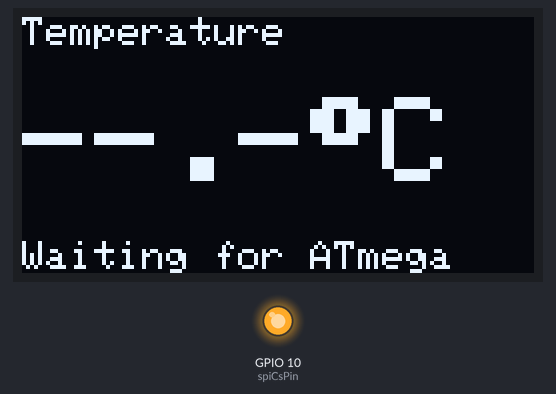
A program run on a simulated ESP32-S3. On the bench: 128×64 one-colour display, output pins drawn as LEDs (lit = HIGH). WiFi joins after 1.5 s; servers stay silent unless stated; no MQTT or app messages arrive unless stated; what the program prints to the serial monitor is not drawn.

Above: at 1.1 s.

The program:

main.cpp
```cpp
#include <Arduino.h>
#include <WiFi.h>

#include "app/GatewayApp.h"
#include "secrets.h"

constexpr uint8_t spiSckPin = 12;
constexpr uint8_t spiMisoPin = 13;
constexpr uint8_t spiMosiPin = 11;
constexpr uint8_t spiCsPin = 10;
constexpr uint8_t i2cSdaPin = 8;
constexpr uint8_t i2cSclPin = 9;
constexpr uint8_t screenWidth = 128;
constexpr uint8_t screenHeight = 64;
constexpr uint8_t oledAddress = 0x3C;
constexpr uint32_t samplePollIntervalMs = 1000;
constexpr uint32_t displayIntervalMs = 1000;
constexpr int16_t displayMarginCentiC = 10;
constexpr uint32_t mqttRetryIntervalMs = 5000;
constexpr uint32_t serialBaudRate = 115200;
constexpr char mqttClientId[] = "esp32s3-spi-gateway";

// The DevKitC-1 RGB LED is on GPIO48 (board v1.0) or GPIO38 (v1.1); neither pin is used otherwise.
constexpr uint8_t rgbLedPins[] = {38, 48};

constexpr GatewaySettings gatewaySettings = {samplePollIntervalMs, livePeriodMs, displayIntervalMs, displayMarginCentiC};

SpiController spi(spiSckPin, spiMisoPin, spiMosiPin, spiCsPin);
WifiConnection wifi(wifiSsid, wifiPassword);
WiFiClient networkClient;
MqttPublisher mqtt(networkClient, mqttBrokerHost, mqttBrokerPort, mqttClientId, mqttUser, mqttPassword, mqttRetryIntervalMs);
TemperatureDisplay display(screenWidth, screenHeight, i2cSdaPin, i2cSclPin, oledAddress);
SerialLogger logger(serialBaudRate);
GatewayApp gateway(spi, wifi, mqtt, display, logger, mqttTopic, gatewaySettings);

/**
 * @brief Turns off the onboard RGB LED, which some boards light with a random color at power-up.
 */
void turn_off_rgb_led()
{
  for (uint8_t pin : rgbLedPins)
  {
    neopixelWrite(pin, 0, 0, 0);
  }
}

/**
 * @brief Arduino entry point: turns off the RGB LED and starts the gateway.
 */
void setup()
{
  turn_off_rgb_led();
  gateway.begin();
}

/**
 * @brief Arduino main loop: services connections, polls the ATmega328P, publishes new samples and keeps the display live.
 */
void loop()
{
  gateway.update();
}
```

secrets.example.h
```cpp
#pragma once

#include <stdint.h>

// Copy this file to secrets.h (ignored by Git) and fill in the real values.
// The broker IP and topic are announced 5 minutes before the presentation: edit secrets.h and upload again.

constexpr char wifiSsid[] = "your-ssid";
constexpr char wifiPassword[] = "your-password";

constexpr char mqttBrokerHost[] = "192.168.0.10";
constexpr uint16_t mqttBrokerPort = 1883;
constexpr char mqttTopic[] = "ifes/temperature";

// Leave empty when the broker does not require authentication.
constexpr char mqttUser[] = "";
constexpr char mqttPassword[] = "";
```

GatewayApp.cpp
```cpp
#include "GatewayApp.h"

#include "../domain/SamplePayload.h"

GatewayApp::GatewayApp(SpiController &spi, WifiConnection &wifi, MqttPublisher &mqtt, TemperatureDisplay &display,
                       SerialLogger &logger, const char *topic, const GatewaySettings &settings)
    : spi(spi), wifi(wifi), mqtt(mqtt), display(display), logger(logger), topic(topic), settings(settings)
{
}

void GatewayApp::begin()
{
  logger.begin();
  spi.begin();
  displayReady = display.begin();
  if (!displayReady)
    logger.log_error("SSD1306 not found, running without display");
  wifi.begin();
  mqtt.begin();
}

void GatewayApp::update()
{
  bool online = maintain_connections();
  if (millis() - lastSamplePollMs >= settings.samplePollIntervalMs)
    poll_sample();
  if (millis() - lastLivePollMs >= settings.livePollIntervalMs)
    poll_live();
  if (online && hasPendingSample)
    publish_pending_sample();
  if (millis() - lastDisplayMs >= settings.displayIntervalMs)
    refresh_display();
}

bool GatewayApp::maintain_connections()
{
  bool wifiConnected = wifi.is_connected();
  track_connection("wifi", wifiConnected, wifiWasConnected);
  bool mqttConnected = wifiConnected && mqtt.maintain();
  track_connection("mqtt", mqttConnected, mqttWasConnected);
  return mqttConnected;
}

void GatewayApp::poll_sample()
{
  lastSamplePollMs = millis();
  SampleFrame sample;
  if (!spi.read_sample(sample))
  {
    logger.log_error("invalid SPI frame");
    return;
  }
  if (sample.sequence == lastReceivedSequence)
    return;
  lastReceivedSequence = sample.sequence;
  lastSampleReceivedMs = millis();
  latestSample = sample;
  hasPendingSample = true;
  logger.log_sample(sample);
}

void GatewayApp::poll_live()
{
  lastLivePollMs = millis();
  SampleFrame reading;
  if (!spi.read_live(reading))
    return;
  if (hasShownTemperature && !differs_from_shown(reading.temperatureCentiC))
    return;
  shownTemperatureCentiC = reading.temperatureCentiC;
  hasShownTemperature = true;
  refresh_display();
}

void GatewayApp::publish_pending_sample()
{
  char payload[payloadSize];
  SamplePayload::format(latestSample, payload, sizeof(payload));
  if (!mqtt.publish(topic, payload))
  {
    logger.log_error("MQTT publish failed");
    return;
  }
  hasPendingSample = false;
  logger.log_published(topic, payload);
}

void GatewayApp::refresh_display()
{
  lastDisplayMs = millis();
  if (!displayReady)
    return;
  if (!hasShownTemperature)
  {
    display.show_waiting();
    return;
  }
  display.show_temperature(shownTemperatureCentiC / 100.0f, seconds_to_next_sample());
}

bool GatewayApp::differs_from_shown(int16_t temperatureCentiC) const
{
  int32_t difference = static_cast<int32_t>(temperatureCentiC) - shownTemperatureCentiC;
  return abs(difference) >= settings.displayMarginCentiC;
}

uint8_t GatewayApp::seconds_to_next_sample() const
{
  uint32_t elapsedMs = millis() - lastSampleReceivedMs;
  return elapsedMs >= samplePeriodMs ? 0 : (samplePeriodMs - elapsedMs + 999) / 1000;
}

void GatewayApp::track_connection(const char *service, bool connected, bool &wasConnected)
{
  if (connected == wasConnected)
    return;
  wasConnected = connected;
  logger.log_connection(service, connected);
}
```

GatewayApp.h
```cpp
#pragma once

#include <protocol.h>

#include "../debug/SerialLogger.h"
#include "../drivers/SpiController.h"
#include "../drivers/TemperatureDisplay.h"
#include "../net/MqttPublisher.h"
#include "../net/WifiConnection.h"

/**
 * @brief Timing and display settings of the gateway.
 */
struct GatewaySettings
{
  uint32_t samplePollIntervalMs;
  uint32_t livePollIntervalMs;
  uint32_t displayIntervalMs;
  int16_t displayMarginCentiC;
};

/**
 * @brief Bridges the ATmega328P to the MQTT broker: publishes each new official sample and shows the live temperature.
 */
class GatewayApp
{
public:
  /**
   * @brief Wires the gateway to its collaborators, which must outlive it.
   *
   * @param spi Reads samples and live readings from the ATmega328P.
   * @param wifi Network connection.
   * @param mqtt Broker connection.
   * @param display Shows the live temperature and the time to the next sample.
   * @param logger Receives connection changes, samples, publications and errors.
   * @param topic MQTT topic samples are published to.
   * @param settings Polling intervals, display refresh interval and display change margin.
   */
  GatewayApp(SpiController &spi, WifiConnection &wifi, MqttPublisher &mqtt, TemperatureDisplay &display,
             SerialLogger &logger, const char *topic, const GatewaySettings &settings);

  /**
   * @brief Starts the logger, the SPI bus, the display, the Wi-Fi connection and the MQTT client.
   *
   * A display that does not answer is logged and skipped; the gateway keeps running without it.
   */
  void begin();

  /**
   * @brief Keeps the connections alive, polls samples and live readings, publishes a pending sample and refreshes the display when due.
   */
  void update();

private:
  static constexpr size_t payloadSize = 64;

  SpiController &spi;
  WifiConnection &wifi;
  MqttPublisher &mqtt;
  TemperatureDisplay &display;
  SerialLogger &logger;
  const char *topic;
  GatewaySettings settings;
  uint32_t lastSamplePollMs = 0;
  uint32_t lastLivePollMs = 0;
  uint32_t lastDisplayMs = 0;
  uint32_t lastSampleReceivedMs = 0;
  uint16_t lastReceivedSequence = 0;
  SampleFrame latestSample = {};
  int16_t shownTemperatureCentiC = 0;
  bool hasShownTemperature = false;
  bool hasPendingSample = false;
  bool displayReady = false;
  bool wifiWasConnected = false;
  bool mqttWasConnected = false;

  /**
   * @brief Services Wi-Fi and MQTT and logs their state changes.
   *
   * @return true if the broker is reachable.
   */
  bool maintain_connections();

  /**
   * @brief Reads the official sample over SPI and keeps it pending publication when its sequence number is new.
   */
  void poll_sample();

  /**
   * @brief Reads the live temperature over SPI and redraws the display when it moved at least displayMarginCentiC.
   *
   * Invalid live frames are skipped silently; poll_sample already logs SPI failures.
   */
  void poll_live();

  /**
   * @brief Publishes the latest sample; keeps it pending if the publication fails.
   */
  void publish_pending_sample();

  /**
   * @brief Shows the live temperature and the time to the next sample, or a placeholder before the first reading.
   */
  void refresh_display();

  /**
   * @brief Checks whether a temperature differs enough from the one on screen to redraw it.
   *
   * @param temperatureCentiC Temperature in hundredths of a degree Celsius.
   * @return true if the difference is at least displayMarginCentiC.
   */
  bool differs_from_shown(int16_t temperatureCentiC) const;

  /**
   * @brief Estimates the time left until the ATmega328P makes its next sample available.
   *
   * The estimate can run up to samplePollIntervalMs late, because a new sample is only noticed on the next poll.
   *
   * @return Seconds left, rounded up and never negative.
   */
  uint8_t seconds_to_next_sample() const;

  /**
   * @brief Logs a connection change, remembering the last state seen.
   *
   * @param service Name of the connection.
   * @param connected Current state.
   * @param wasConnected Last state seen; updated in place.
   */
  void track_connection(const char *service, bool connected, bool &wasConnected);
};
```

SerialLogger.cpp
```cpp
#include "SerialLogger.h"

SerialLogger::SerialLogger(uint32_t baudRate)
    : baudRate(baudRate)
{
}

void SerialLogger::begin()
{
  Serial.begin(baudRate);
}

void SerialLogger::log_connection(const char *service, bool connected)
{
  Serial.printf("%s %s\n", service, connected ? "connected" : "disconnected");
}

void SerialLogger::log_sample(const SampleFrame &sample)
{
  Serial.printf("sample seq=%u temperatureC=%.2f raw=%u\n", sample.sequence, sample.temperatureCentiC / 100.0f, sample.rawAdc);
}

void SerialLogger::log_published(const char *topic, const char *payload)
{
  Serial.printf("published %s %s\n", topic, payload);
}

void SerialLogger::log_error(const char *message)
{
  Serial.printf("error: %s\n", message);
}
```

SerialLogger.h
```cpp
#pragma once

#include <Arduino.h>
#include <protocol.h>

/**
 * @brief Writes debug messages to the serial port.
 */
class SerialLogger
{
public:
  /**
   * @brief Configures the serial baud rate.
   *
   * @param baudRate Serial speed in bits per second.
   */
  explicit SerialLogger(uint32_t baudRate);

  /**
   * @brief Opens the serial port.
   */
  void begin();

  /**
   * @brief Logs a change in the Wi-Fi or MQTT connection.
   *
   * @param service Name of the connection, e.g. "wifi" or "mqtt".
   * @param connected New state of the connection.
   */
  void log_connection(const char *service, bool connected);

  /**
   * @brief Logs a new sample received from the ATmega328P.
   *
   * @param sample Valid frame received over SPI.
   */
  void log_sample(const SampleFrame &sample);

  /**
   * @brief Logs a message published to the broker.
   *
   * @param topic Topic the message was published to.
   * @param payload Message text.
   */
  void log_published(const char *topic, const char *payload);

  /**
   * @brief Logs an error message.
   *
   * @param message Error text.
   */
  void log_error(const char *message);

private:
  uint32_t baudRate;
};
```

SamplePayload.cpp
```cpp
#include "SamplePayload.h"

#include <stdio.h>

void SamplePayload::format(const SampleFrame &sample, char *buffer, size_t size)
{
  float temperatureC = sample.temperatureCentiC / 100.0f;
  snprintf(buffer, size, "{\"sequence\":%u,\"temperature\":%.2f,\"raw\":%u}", sample.sequence, temperatureC, sample.rawAdc);
}
```

SamplePayload.h
```cpp
#pragma once

#include <stddef.h>
#include <protocol.h>

/**
 * @brief Formats a sample received over SPI as the MQTT message body.
 */
class SamplePayload
{
public:
  /**
   * @brief Writes the sample as JSON, e.g. {"sequence":12,"temperature":23.45,"raw":481}.
   *
   * @param sample Valid frame received from the ATmega328P.
   * @param buffer Destination for the null-terminated text; 64 bytes fit any frame.
   * @param size Size of buffer in bytes.
   */
  static void format(const SampleFrame &sample, char *buffer, size_t size);
};
```

MqttPublisher.cpp
```cpp
#include "MqttPublisher.h"

MqttPublisher::MqttPublisher(Client &networkClient, const char *host, uint16_t port, const char *clientId,
                             const char *user, const char *password, uint32_t retryIntervalMs)
    : client(networkClient), host(host), port(port), clientId(clientId),
      user(user), password(password), retryIntervalMs(retryIntervalMs)
{
}

void MqttPublisher::begin()
{
  client.setServer(host, port);
}

bool MqttPublisher::maintain()
{
  if (!client.connected())
    reconnect_if_due();
  client.loop();
  return client.connected();
}

bool MqttPublisher::publish(const char *topic, const char *payload)
{
  return client.publish(topic, payload);
}

void MqttPublisher::reconnect_if_due()
{
  if (hasAttempted && millis() - lastAttemptMs < retryIntervalMs)
    return;
  hasAttempted = true;
  lastAttemptMs = millis();
  const char *authUser = user[0] == '\0' ? nullptr : user;
  client.connect(clientId, authUser, password);
}
```

MqttPublisher.h
```cpp
#pragma once

#include <Arduino.h>
#include <PubSubClient.h>

/**
 * @brief Publishes messages to an MQTT broker, reconnecting at a limited rate when the session drops.
 */
class MqttPublisher
{
public:
  /**
   * @brief Configures the broker and the client identity.
   *
   * @param networkClient TCP client used to reach the broker.
   * @param host Broker IP address or host name.
   * @param port Broker TCP port.
   * @param clientId MQTT client identifier, unique on the broker.
   * @param user User name, or an empty string for anonymous access.
   * @param password Password, ignored when user is empty.
   * @param retryIntervalMs Minimum time between connection attempts in milliseconds.
   */
  MqttPublisher(Client &networkClient, const char *host, uint16_t port, const char *clientId,
                const char *user, const char *password, uint32_t retryIntervalMs);

  /**
   * @brief Sets the broker address on the MQTT client.
   */
  void begin();

  /**
   * @brief Services the MQTT session and reconnects when due. Call only while the network is up.
   *
   * @return true if connected to the broker.
   */
  bool maintain();

  /**
   * @brief Publishes a message with QoS 0.
   *
   * @param topic Destination topic.
   * @param payload Message text.
   * @return true if the message was handed to the network.
   */
  bool publish(const char *topic, const char *payload);

private:
  PubSubClient client;
  const char *host;
  uint16_t port;
  const char *clientId;
  const char *user;
  const char *password;
  uint32_t retryIntervalMs;
  uint32_t lastAttemptMs = 0;
  bool hasAttempted = false;

  /**
   * @brief Tries to open the MQTT session if retryIntervalMs passed since the last attempt.
   */
  void reconnect_if_due();
};
```

WifiConnection.cpp
```cpp
#include "WifiConnection.h"

#include <WiFi.h>

WifiConnection::WifiConnection(const char *ssid, const char *password)
    : ssid(ssid), password(password)
{
}

void WifiConnection::begin()
{
  WiFi.mode(WIFI_STA);
  WiFi.setAutoReconnect(true);
  WiFi.begin(ssid, password);
}

bool WifiConnection::is_connected() const
{
  return WiFi.status() == WL_CONNECTED;
}
```

WifiConnection.h
```cpp
#pragma once

#include <Arduino.h>

/**
 * @brief Keeps the ESP32-S3 connected to a Wi-Fi network as a station.
 */
class WifiConnection
{
public:
  /**
   * @brief Stores the network credentials.
   *
   * @param ssid Network name.
   * @param password Network password.
   */
  WifiConnection(const char *ssid, const char *password);

  /**
   * @brief Starts connecting in the background, with automatic reconnection after drops.
   */
  void begin();

  /**
   * @brief Reports the connection state.
   *
   * @return true if connected and holding an IP address.
   */
  bool is_connected() const;

private:
  const char *ssid;
  const char *password;
};
```

SpiController.cpp
```cpp
#include "SpiController.h"

SpiController::SpiController(uint8_t sckPin, uint8_t misoPin, uint8_t mosiPin, uint8_t csPin)
    : sckPin(sckPin), misoPin(misoPin), mosiPin(mosiPin), csPin(csPin), settings(spiClockHz, MSBFIRST, SPI_MODE0)
{
}

void SpiController::begin()
{
  pinMode(csPin, OUTPUT);
  digitalWrite(csPin, HIGH);
  SPI.begin(sckPin, misoPin, mosiPin);
}

bool SpiController::read_sample(SampleFrame &sample)
{
  return request(Command::ReadSample, sample);
}

bool SpiController::read_live(SampleFrame &reading)
{
  return request(Command::ReadLive, reading);
}

bool SpiController::request(Command command, SampleFrame &frame)
{
  uint8_t buffer[sizeof(SampleFrame)];
  transfer_frame(command, buffer);
  memcpy(&frame, buffer, sizeof(SampleFrame));
  return protocol_is_valid(frame);
}

void SpiController::transfer_frame(Command command, uint8_t *buffer)
{
  SPI.beginTransaction(settings);
  digitalWrite(csPin, LOW);
  delayMicroseconds(spiSelectSetupUs);
  transfer_byte(static_cast<uint8_t>(command));
  for (uint8_t i = 0; i < sizeof(SampleFrame); i++)
  {
    buffer[i] = transfer_byte(0x00);
  }
  digitalWrite(csPin, HIGH);
  SPI.endTransaction();
}

uint8_t SpiController::transfer_byte(uint8_t value)
{
  uint8_t received = SPI.transfer(value);
  delayMicroseconds(spiInterByteDelayUs);
  return received;
}
```

Source omitted: SpiController.h (2146 bytes), TemperatureDisplay.cpp (1415 bytes), TemperatureDisplay.h (1882 bytes)
